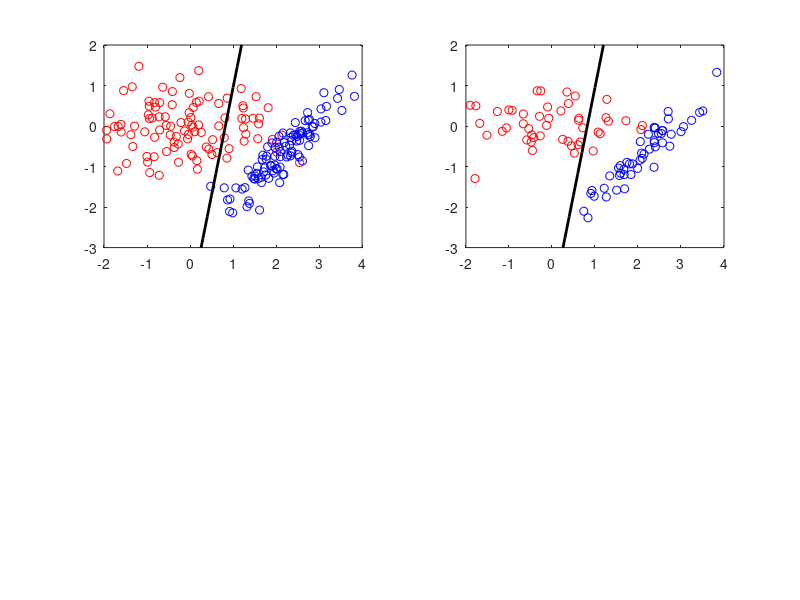
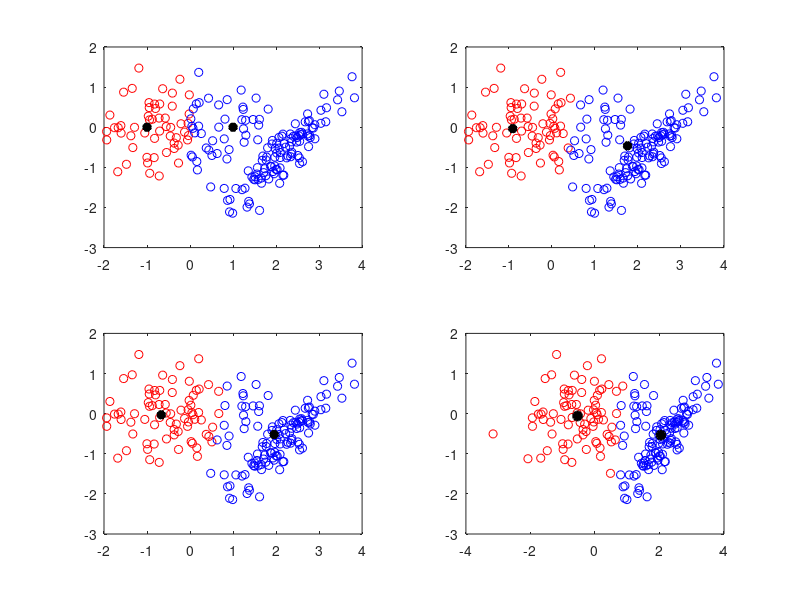
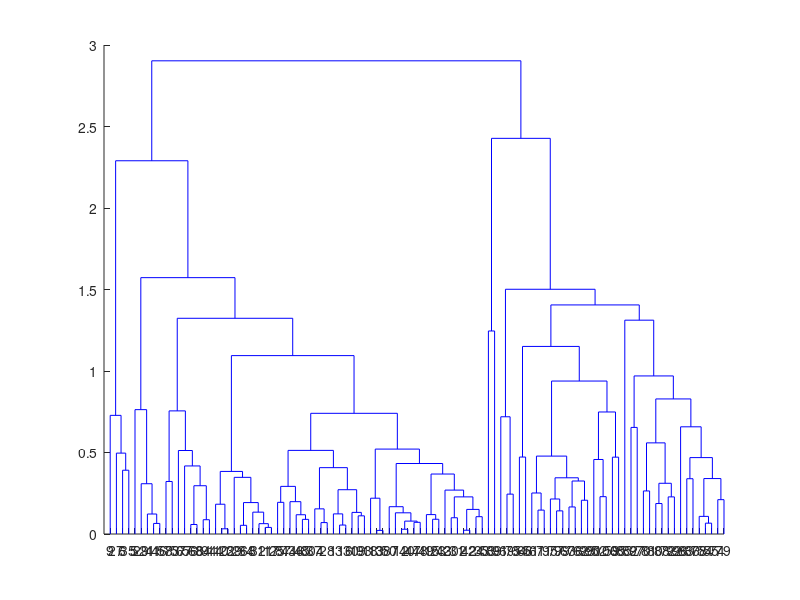
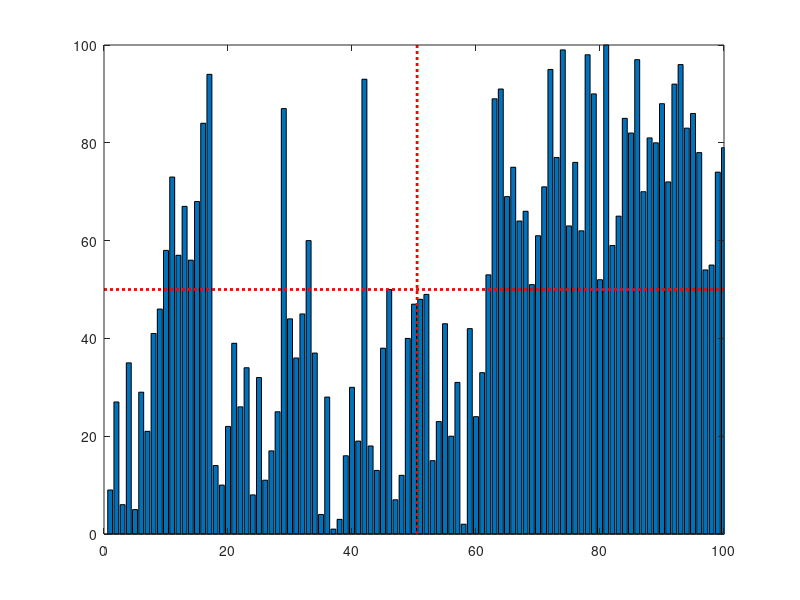

Source code (MATLAB) for these figures, in order:
clear all; close all; clc

% training & testing set sizes
n1=100;  % training set size
n2=50;   % test set size

% random ellipse 1 centered at (0,0)
x=randn(n1+n2,1); y=0.5*randn(n1+n2,1);

% random ellipse 2 centered at (1,-2) and rotated by theta
x2=randn(n1+n2,1)+1; y2=0.2*randn(n1+n2,1)-2; theta=pi/4;
A=[cos(theta) -sin(theta); sin(theta) cos(theta)];
x3=A(1,1)*x2+A(1,2)*y2; y3=A(2,1)*x2+A(2,2)*y2;

subplot(2,2,1)
plot(x(1:n1),y(1:n1),'ro'), hold on 
plot(x3(1:n1),y3(1:n1),'bo') 

% training set:  first 200 of 240 points
X1=[x3(1:n1) y3(1:n1)];
X2=[x(1:n1) y(1:n1)];

Y=[X1; X2]; Z=[ones(n1,1); 2*ones(n1,1)];

% test set:  remaining 40 points
x1test=[x3(n1+1:end) y3(n1+1:end)];
x2test=[x(n1+1:end) y(n1+1:end)];












%%
figure(2)

g1=[-1 0]; g2=[1 0]; %  Initial guess
for j=1:4
    subplot(2,2,j)
    class1=[]; class2=[];
    for jj=1:length(Y)       
        d1=norm(g1-Y(jj,:));
        d2=norm(g2-Y(jj,:));
        if d1<d2
          class1=[class1; [Y(jj,1) Y(jj,2)]];  
        else
          class2=[class2; [Y(jj,1) Y(jj,2)]];
        end        
    end        
        
    plot(class1(1:end,1),class1(1:end,2),'ro'), hold on
    plot(class2(1:end,1),class2(1:end,2),'bo')
    plot(g1(1),g1(2),'k*','Linewidth',[4]), 
    plot(g2(1),g2(2),'k*','Linewidth',[4]), hold off
    axis([-2 4 -3 2])

    g1=[mean(class1(1:end,1)) mean(class1(1:end,2))];
    g2=[mean(class2(1:end,1)) mean(class2(1:end,2))];
end


    plot(class1(1:end,1),class1(1:end,2),'ro'), hold on
    plot(class2(1:end,1),class2(1:end,2),'bo')
    plot(g1(1),g1(2),'ko','Linewidth',[2]),  
    plot(g2(1),g2(2),'ko','Linewidth',[2]), 

    
% kmeans code    
[ind,c]=kmeans(Y,2);
plot(c(1,1),c(1,2),'k*','Linewidth',[2])
plot(c(2,1),c(2,2),'k*','Linewidth',[2])

midx=(c(1,1)+c(2,1))/2; midy=(c(1,2)+c(2,2))/2;
slope=(c(2,2)-c(1,2))/(c(2,1)-c(1,1)); % rise/run
b=midy+(1/slope)*midx;
xsep=-1:0.1:2; ysep=-(1/slope)*xsep+b;

figure(1), subplot(2,2,1), hold on
plot(xsep,ysep,'k','Linewidth',[2]),axis([-2 4 -3 2])

% error on test data
figure(1), subplot(2,2,2)
plot(x(n1+1:end),y(n1+1:end),'ro'), hold on 
plot(x3(n1+1:end),y3(n1+1:end),'bo') 
plot(xsep,ysep,'k','Linewidth',[2]), axis([-2 4 -3 2])




%% Dendrograms
figure(4)
Y3=[X1(1:50,:); X2(1:50,:)];

Y2 = pdist(Y3,'euclidean');
Z = linkage(Y2,'average');
thresh=0.85*max(Z(:,3));
[H,T,O]=dendrogram(Z,100,'ColorThreshold',thresh);
figure(5) 
bar(O), axis([0 100 0 100])
hold on
plot([0 100],[50 50],'r:','Linewidth',[2])
plot([50.5 50.5],[0 100],'r:','Linewidth',[2])

